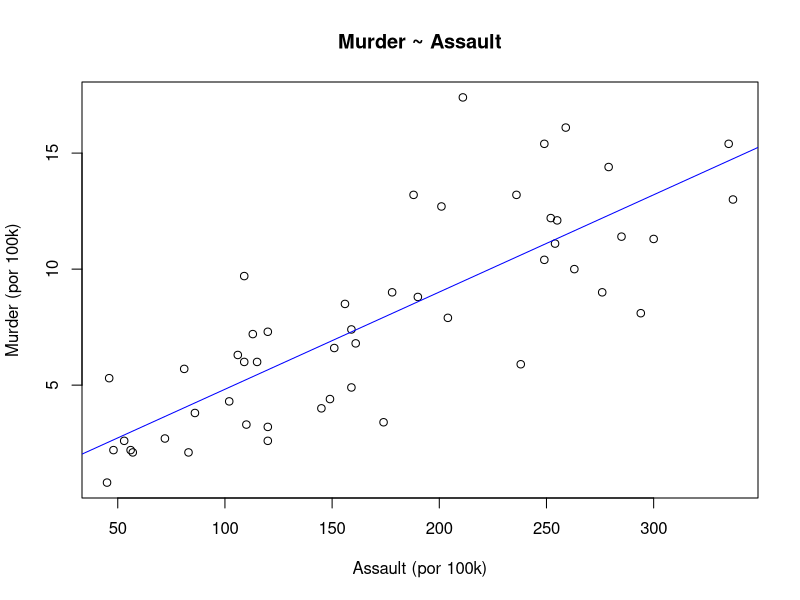
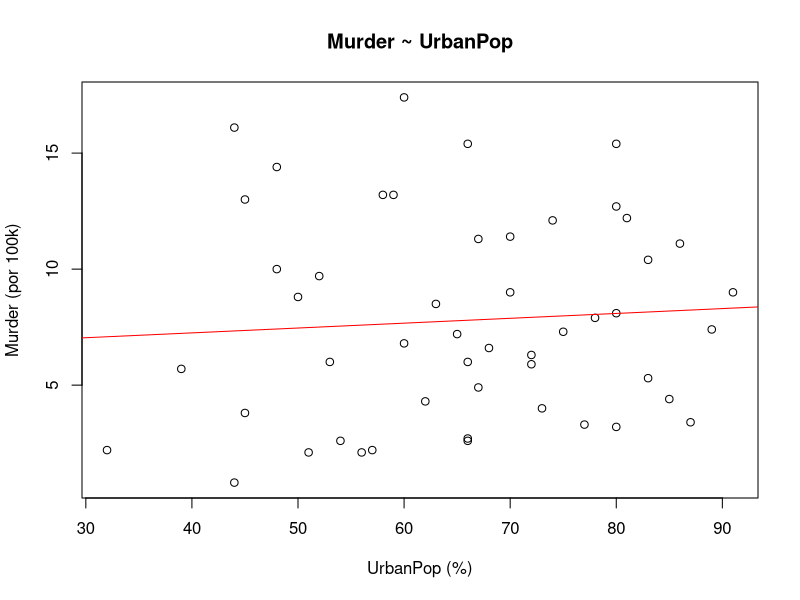
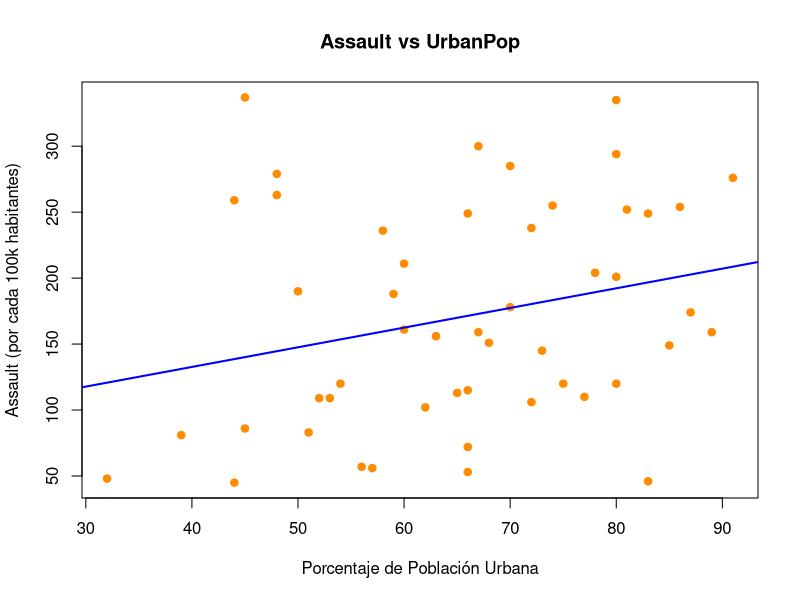
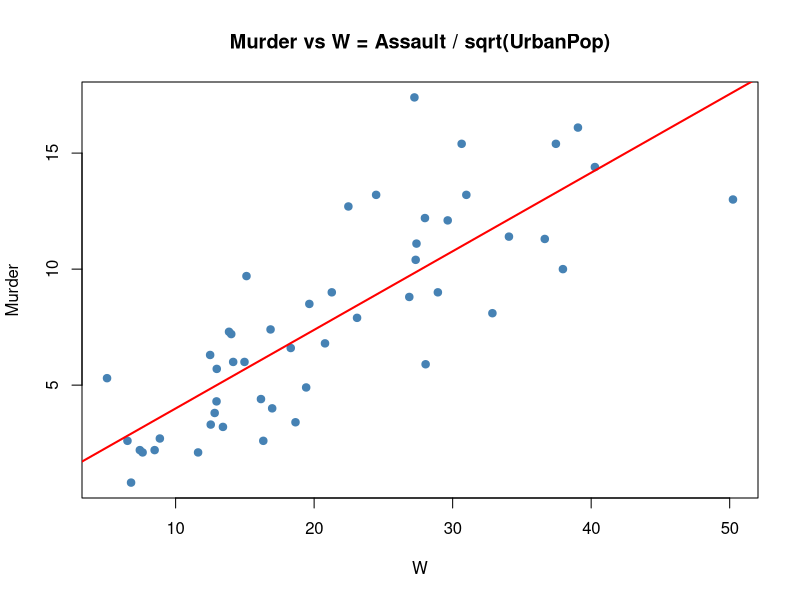
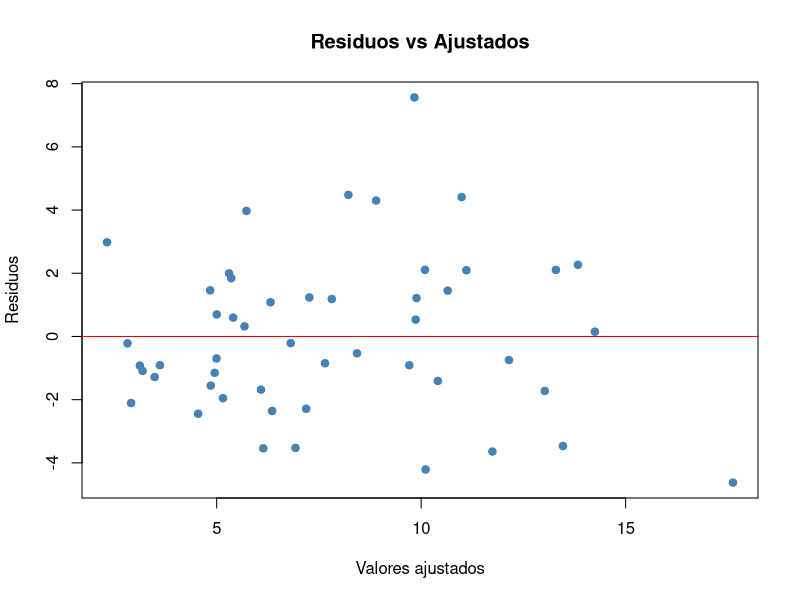
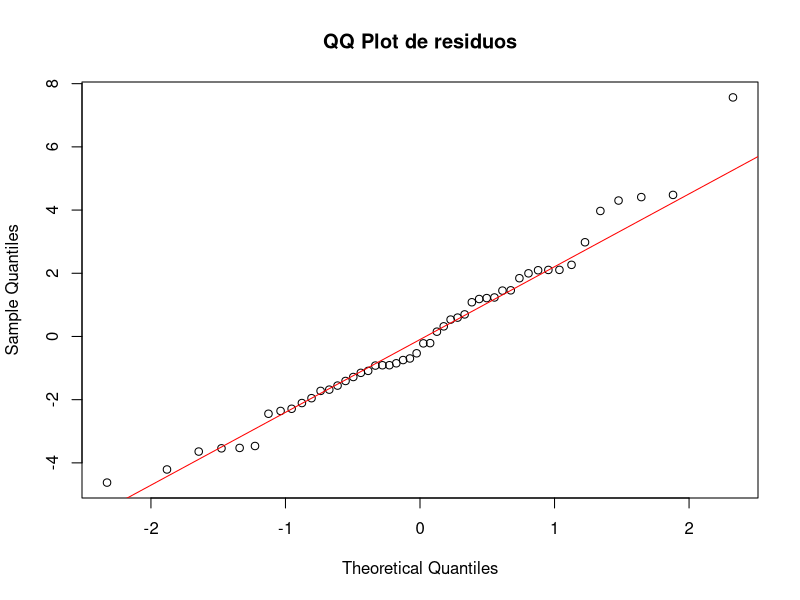
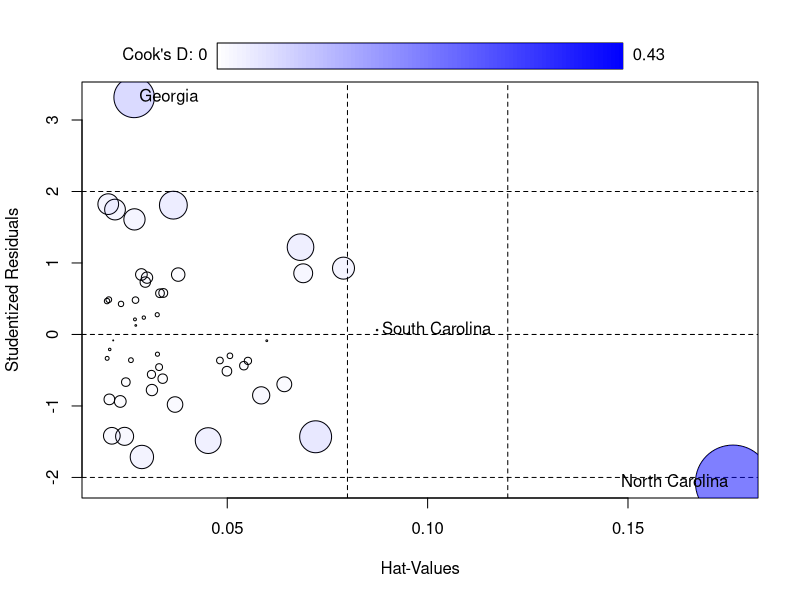
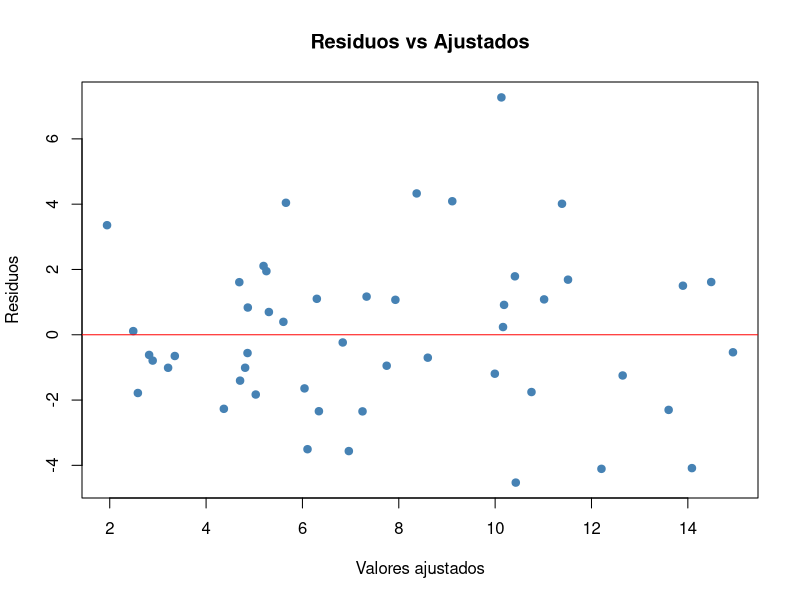

Generate these figures, in order, with R:
## ---- chunk 1
# Cargar el dataset
data("USArrests")

# Ajustamos los modelotes
modelo1 <- lm(Murder ~ Assault, data = USArrests)
modelo2 <- lm(Murder ~ UrbanPop, data = USArrests)

# Graficamos de manera normal pq me da flojera qqplot

plot(USArrests$Assault, USArrests$Murder, 
     main = "Murder ~ Assault",
     xlab = "Assault (por 100k)", ylab = "Murder (por 100k)")
abline(modelo1, col = "blue")

plot(USArrests$UrbanPop, USArrests$Murder,
     main = "Murder ~ UrbanPop",
     xlab = "UrbanPop (%)", ylab = "Murder (por 100k)")
abline(modelo2, col = "red")

# El summary poderoso
summary(modelo1)
summary(modelo2)

## ---- chunk 2
# Modelo Assault ~ UrbanPop
modelo3 <- lm(Assault ~ UrbanPop, data = USArrests)
summary(modelo3)

#Plotiamos
plot(USArrests$UrbanPop, USArrests$Assault,
     main = "Assault vs UrbanPop",
     xlab = "Porcentaje de Población Urbana",
     ylab = "Assault (por cada 100k habitantes)",
     pch = 19, col = "darkorange")
abline(modelo3, col = "blue", lwd = 2)

summary(modelo3)

## ---- chunk 3
summary(modelo1)
summary(modelo2)
summary(modelo3)
## ---- chunk 4
nuevo <- data.frame(Assault = 140)
predict(modelo1, newdata = nuevo, interval = "prediction", level = 0.95)

## ---- chunk 5
# Crear la nueva variable
USArrests$W <- USArrests$Assault / sqrt(USArrests$UrbanPop)

# Diagrama de dispersión de Murder vs W
plot(USArrests$W, USArrests$Murder,
     main = "Murder vs W = Assault / sqrt(UrbanPop)",
     xlab = "W", ylab = "Murder", pch = 19, col = "steelblue")
abline(lm(Murder ~ W, data = USArrests), col = "red", lwd = 2)
## ---- chunk 6
modelo_W <- lm(Murder ~ W, data = USArrests)
summary(modelo_W)

## ---- chunk 7
# 1. Gráfico de residuos vs valores ajustados
plot(modelo_W$fitted.values, modelo_W$residuals,
     main = "Residuos vs Ajustados", xlab = "Valores ajustados", ylab = "Residuos",
     pch = 19, col = "steelblue")
abline(h = 0, col = "red")

# 2. QQ plot (normalidad de residuos)
qqnorm(modelo_W$residuals, main = "QQ Plot de residuos")
qqline(modelo_W$residuals, col = "red")

# 3. Test de normalidad de Shapiro-Wilk
shapiro.test(modelo_W$residuals)

# 4. Test de homocedasticidad de Breusch-Pagan
library(lmtest)
bptest(modelo_W)

# 5. Influencia y valores atípicos
library(car)
influencePlot(modelo_W)

## ---- chunk 8
# Remover la observación de North Carolina
USArrests_nc <- USArrests[rownames(USArrests) != "North Carolina", ]

# Recalcular W sin Carolina del Norte
USArrests_nc$W <- USArrests_nc$Assault / sqrt(USArrests_nc$UrbanPop)

# Nuevos modelos
modelo_nc_1 <- lm(Murder ~ Assault, data = USArrests_nc)
modelo_nc_2 <- lm(Murder ~ UrbanPop, data = USArrests_nc)
modelo_nc_3 <- lm(Murder ~ W, data = USArrests_nc)

# Nuestro mejor amigo summary para comparar R^2
summary(modelo_nc_1)$r.squared
summary(modelo_nc_2)$r.squared
summary(modelo_nc_3)$r.squared

## ---- chunk 9
# 1. Gráfico de residuos vs valores ajustados
plot(modelo_nc_3$fitted.values, modelo_nc_3$residuals,
     main = "Residuos vs Ajustados", xlab = "Valores ajustados", ylab = "Residuos",
     pch = 19, col = "steelblue")
abline(h = 0, col = "red")

# 2. QQ plot (normalidad de residuos)
qqnorm(modelo_nc_3$residuals, main = "QQ Plot de residuos")
qqline(modelo_nc_3$residuals, col = "red")

# 3. Test de normalidad de Shapiro-Wilk
shapiro.test(modelo_nc_3$residuals)

# 4. Test de homocedasticidad de Breusch-Pagan
library(lmtest)
bptest(modelo_nc_3)

# 5. Influencia y valores atípicos
library(car)
influencePlot(modelo_nc_3)

## ---- chunk 10
modelo_final <- lm(Murder ~ W, data = USArrests_nc)
summary(modelo_final)
## ---- chunk 11
confint(modelo_final, level = 0.95)
## ---- chunk 12

modelo_sin_intercepto <- lm(Murder ~ 0 + W, data = USArrests_nc)
summary(modelo_sin_intercepto)

## ---- chunk 13
# 1. Gráfico de residuos vs valores ajustados
plot(modelo_sin_intercepto$fitted.values, modelo_sin_intercepto$residuals,
     main = "Residuos vs Ajustados", xlab = "Valores ajustados", ylab = "Residuos",
     pch = 19, col = "steelblue")
abline(h = 0, col = "red")

# 2. QQ plot (normalidad de residuos)
qqnorm(modelo_sin_intercepto$residuals, main = "QQ Plot de residuos")
qqline(modelo_sin_intercepto$residuals, col = "red")

# 3. Test de normalidad de Shapiro-Wilk
shapiro.test(modelo_sin_intercepto$residuals)

# 5. Influencia y valores atípicos
library(car)
influencePlot(modelo_sin_intercepto)

## ---- chunk 14
W_final <- 140 / sqrt(83.33)
W_final

#Con esto obtenemos la tasa esperada i.e tenemos nuestra estimacion puntual
data_final <- data.frame(W = W_final)
predict(modelo_sin_intercepto, newdata = data_final)

## ---- chunk 15
predict(modelo_sin_intercepto, newdata = data_final, interval = "prediction", level = 0.95)
## ---- chunk 16
summary(modelo_sin_intercepto)
## ---- chunk 17

